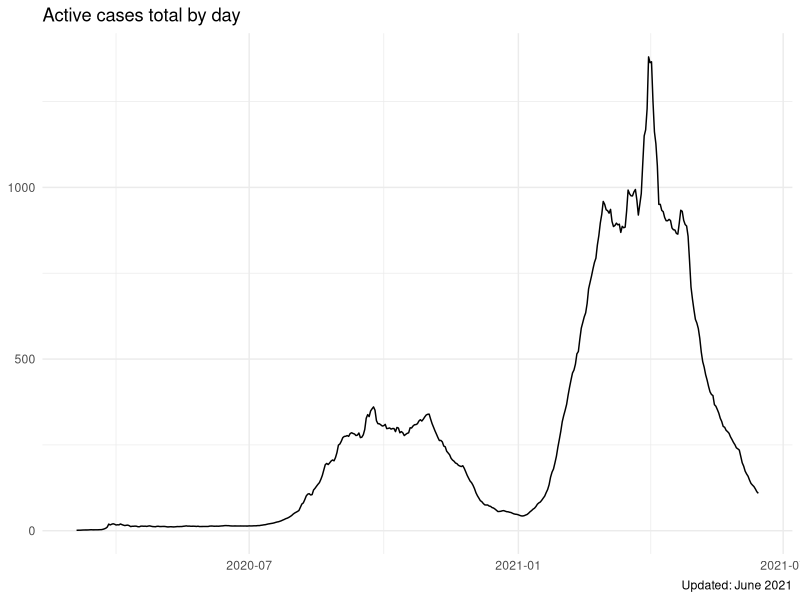

This chart was generated by the following R code:
## ---- chunk 1
library(tidyverse)
library(lubridate) # dates
library(ggplot2)
## ---- chunk 2
provincial_total_confirmed <- read.csv("data/covid19za_provincial_cumulative_timeline_confirmed.csv")
head(provincial_total_confirmed)
## ---- chunk 3
confirmed <- provincial_total_confirmed %>% 
  select(date, total) %>% 
  mutate(date = dmy(date)) 

confirmed_summary <- provincial_total_confirmed %>%
  select(date, total) %>%
  mutate(date = dmy(date)) %>%
  mutate(daily_confirmed=total-lag(total,default=0))
  
names(confirmed_summary)[names(confirmed_summary) == 'total'] <- 'total_confirmed'
head(confirmed)
## ---- chunk 4
# calculate 7-day doubling rate
calculate_doubling_rate <- function(q1, q2) {
  num_days <- 7
  doubling_rate <- num_days*(log(2)/(log(q2/q1)))
  return(doubling_rate)
}
## ---- chunk 5
  confirmed_after7 <- confirmed %>% tail(-7)
  
  # add 7 0s at end
  date <- rep(c(Sys.Date()),7)
  total <- rep(c(0),7)
  data_temp<- data.frame(date, total)
  data_temp <- as.data.frame(data_temp)
  confirmed_after7 <- rbind(confirmed_after7, data_temp, make.row.names=FALSE)
  tail(confirmed_after7)
  
  confirmed$doubling_rate <- with(confirmed, calculate_doubling_rate(confirmed$total, confirmed_after7$total))
  confirmed  <- confirmed %>% head(-7)
  head(confirmed)
## ---- chunk 6
ggplot(confirmed, aes(date, doubling_rate)) + 
  geom_line() +
  labs(title= "Active cases total by day",
       caption = "Updated: June 2021",
       x = NULL,
       y = NULL) +
  theme_minimal()
